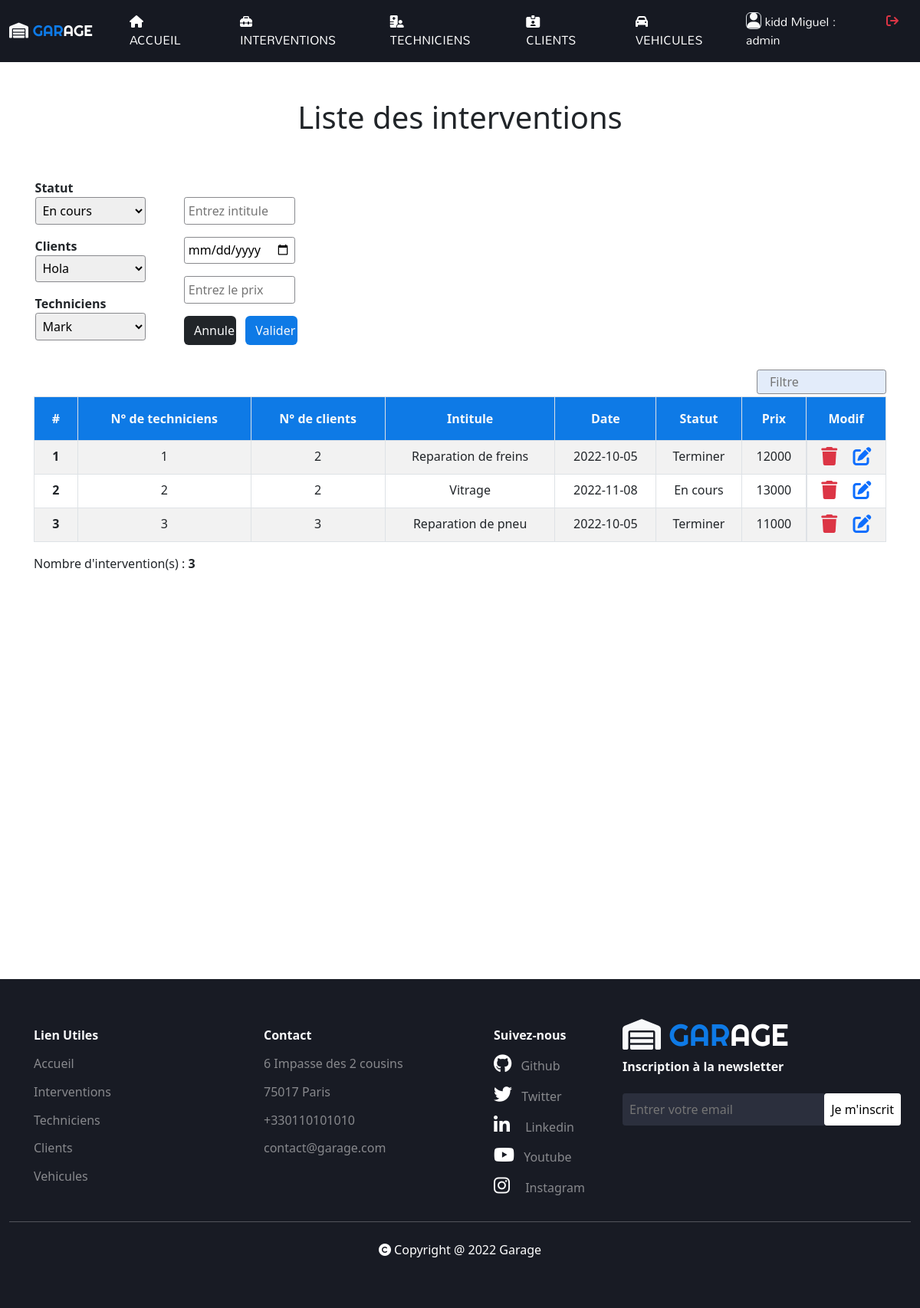
The app's page /index.php?page=Intervention (signed in) with its own data.
### tables this page shows
create table intervention(
    intervention_id int(3) not null auto_increment,
    intitule varchar (50),
    statut varchar (50),
    prix float,
    dateinter date,
    technicien_id int(3) not null,
    client_id int(3) not null,
    primary key (intervention_id),
    foreign key (technicien_id ) references technicien (technicien_id),
    foreign key (client_id) references client (client_id)
);

### controler/config_database.php (called while the page is built)
<?php
$server = "localhost";
$database = "garage";
$user = "root";
$password = "";

### src/model.class.php (called while the page is built, shortened)
<?php
class Modele
{
    private $unPDO;
    public function __construct($server, $database, $user, $password)
    {
        $this->unPDO = null;
        try {
            $url = "mysql:host=" . $server . ";dbname=" . $database;
            $this->unPDO = new PDO($url, $user, $password);
        } catch (PDOException $exp) {
            echo "<br>Erreur de connexion à la base de données";
            echo $exp->getMessage;
        }
    }
    public function selectAllInterventions()
    {
        if ($this->unPDO != null) {
            $request = "select * from intervention";
            $select = $this->unPDO->prepare($request);
            $select->execute();
            $interventions = $select->fetchAll();
            return $interventions;
        } else {
            return null;
        }
    }
     public function countTable($table)
     {
         if ($this->unPDO != null) {
             $request = "select count(*) as nb from ".$table;
             $select = $this->unPDO->prepare($request);
             $select->execute();
             $unUser= $select ->fetch();
             return $unUser;
         }else{
            return null;
         }
     }
}

### controler/controleur.class.php (called while the page is built, shortened)
<?php
require_once("src/model.class.php");
class Controleur
{
    private $unModele;
    public function __construct($server, $database, $user, $password)
    {
        $this->unModele = new modele($server, $database, $user, $password);
    }
    public function selectAllInterventions()
    {
        $interventions = $this->unModele->selectAllInterventions();
        return $interventions;
    }
    public function countTable
    ($table){
        return $this->unModele->countTable($table);
    }
}

### templates/vue_interventions.php (the view, shortened to what this page needs)
    <?php
    if (!isset($_SESSION['email'])) {
        echo '
        <section class="intervention_temp">
        <div class="container marketing">
        <hr class="featurette-divider">
        <div class="row featurette">
          <div class="col-md-7">
            <h2 class="featurette-heading fw-normal lh-1">Suivez vos interventions<span class="text-muted"></span></h2>
            <p class="lead">L\'entretien de votre voiture n\'a jamais été aussi simple avec idGarages ! Retrouvez l\'ensemble des interventions disponibles sur notre site avec des remises pouvant atteindre jusqu\'à -40% pour un budget auto maîtrisé.<br>Nos experts s\'occupentde vos voitures, disponible 12h sur 24 .</p>
            <div class="row ">
                <div class="col-3">
                <img src="https://images.unsplash.com/photo-1562259929-b4e1fd3aef09?ixlib=rb-4.0.3&ixid=MnwxMjA3fDB8MHxzZWFyY2h8NHx8cmVwYWlyfGVufDB8fDB8fA%3D%3D&auto=format&fit=crop&w=500&q=60" alt="" class="rounded-1 bd-placeholder-img bd-placeholder-img-lg  img-fluid mx-auto" width="100%">
                </div>
                <div class="col-3">
                <img src="https://plus.unsplash.com/premium_photo-1661270407355-c1b03676028c?ixlib=rb-4.0.3&ixid=MnwxMjA3fDB8MHxzZWFyY2h8MTl8fHJlcGFpcnxlbnwwfHwwfHw%3D&auto=format&fit=crop&w=500&q=60" class="rounded-1 bd-placeholder-img bd-placeholder-img-lg  img-fluid mx-auto" alt="" width="100%">
                </div>
                <div class="col-3">
                <img src="https://images.unsplash.com/photo-1602267774924-38124c047174?ixlib=rb-4.0.3&ixid=MnwxMjA3fDB8MHxzZWFyY2h8Mjh8fHJlcGFpcnxlbnwwfHwwfHw%3D&auto=format&fit=crop&w=500&q=60" class="rounded-1 bd-placeholder-img bd-placeholder-img-lg  img-fluid mx-auto" alt="" width="100%">
                </div>
            </div>
            <div class="pt-5">
                <button class="text-white"><a href="index.php?page=Connexion" class="text-decoration-none text-white">Découvrez</a></button>
            </div>
            </div>
          <div class="col-md-5">
        <img src="https://images.unsplash.com/photo-1615906655593-ad0386982a0f?ixlib=rb-4.0.3&ixid=MnwxMjA3fDB8MHxzZWFyY2h8MTB8fGdhcmFnZXxlbnwwfHwwfHw%3D&auto=format&fit=crop&w=500&q=60" alt="" class="rounded-1 bd-placeholder-img bd-placeholder-img-lg  img-fluid mx-auto"  width="80%" height="80%">
          </div>
        </div>
        <hr class="featurette-divider">
        </div>
        </section>
        <section class=" text-center container">
        <div class="row py-lg-5">
          <div class="col-lg-6 col-md-8 mx-auto">
            <h1 class="fw-light">Découvrez nos interventions</h1>
            <p class="lead text-muted">lore ipssu  tekghiu teeaoih uiayzte lhlaze oazyeoiuazhgeuioza eazoiueyhoiu oazyeoihgair oazeryhoiazr </p>
          </div>
        </div>
      </section>
        <div class="album py-5 bg-light">
        <div class="container">
          <div class="row row-cols-1 row-cols-sm-2 row-cols-md-3 g-3">
            <div class="col" style="width: 20%;">
              <div class="card shadow-sm">
                <img src="Images/revision.jpg" alt="" width="100%" height="100%" >
                <div class="card-body">
                <h5 class="card-text text-center">Révision</h5>
                  <p class="card-text ">La révision de votre voiture est une étape importante et essentielle à son fonctionnement.</p>
                  <div class="d-flex justify-content-between align-items-center">
                    <div class="btn-group">
                      <button type="button" class="btn btn-sm btn-outline-primary">Je prend RDV</button>
                    </div>
                    <small class="text-primary"><strong >89.99 €</strong></small>
                  </div>
                </div>
              </div>
            </div>
            <div class="col" style="width: 20%;">
              <div class="card shadow-sm">
              <img src="Images/rev.jpeg" alt="" width="100%" height="100%" >
                <div class="card-body">
                <h5 class="card-text text-center">Entretien & Vidange</h5>
                  <p class="card-text ">La révision de votre voiture est une étape importante et essentielle à son fonctionnement.</p>
                  <div class="d-flex justify-content-between align-items-center">
                    <div class="btn-group">
                      <button type="button" class="btn btn-sm btn-outline-primary">Je prend RDV</button>
                    </div>
                    <small class="text-primary"><strong >79.99 €</strong></small>
                  </div>
                </div>
              </div>
            </div>
            <div class="col" style="width: 20%;">
              <div class="card shadow-sm">
              <img src="Images/Pneumatiques.jpeg" alt="" width="100%" height="100%" >
                <div class="card-body">
                <h5 class="card-text text-center">Pneumatiques</h5>
                  <p class="card-text ">La révision de votre voiture est une étape importante et essentielle à son fonctionnement.</p>
                  <div class="d-flex justify-content-between align-items-center">
                    <div class="btn-group">
                      <button type="button" class="btn btn-sm btn-outline-primary">Je prend RDV</button>
                    </div>
                    <small class="text-primary"><strong >56.99 €</strong></small>
                  </div>
                </div>
              </div>
            </div>
            <div class="col" style="width: 20%;">
            <div class="card shadow-sm">
            <img src="Images/Courroie.jpg" alt="" width="100%" height="100%" >
              <div class="card-body">
              <h5 class="card-text text-center">Courroie & distribution</h5>
                <p class="card-text ">Les pneumatiques sont le lien direct entre votre voiture et le sol. Leur état influence en grande partie la tenue de ... </p>
                <div class="d-flex justify-content-between align-items-center">
                  <div class="btn-group">
                    <button type="button" class="btn btn-sm btn-outline-primary">Je prend RDV</button>
                  </div>
                  <small class="text-primary"><strong >40.00 €</strong></small>
                </div>
              </div>
            </div>
          </div>
          <div class="col" style="width: 20%;">
          <div class="card shadow-sm">
          <img src="Images/Plaquettes.jpg" alt="" width="100%" height="100%" >
            <div class="card-body">
            <h5 class="card-text text-center">Plaquettes de frein</h5>
              <p class="card-text ">Plaquette de frein, disque de frein, liquide de frein, étrier : l\'ensemble des pièces mécaniques.</p>
              <div class="d-flex justify-content-between align-items-center">
                <div class="btn-group">
                  <button type="button" class="btn btn-sm btn-outline-primary">Je prend RDV</button>
                </div>
                <small class="text-primary"><strong >45.99 €</strong></small>
              </div>
            </div>
          </div>
        </div>
        </div>
';
    } else {
        echo '
        <section class="section_table"> ';
       echo  '
        <div class="container-fluid ">
    <table class="table  me-5 table-striped table-bordered ">';
    echo '
        <thead>
            <tr class="text-center text-light tr_top">
                <th scope="col">#</th>
                <th scope="col">N° de techniciens</th>
                <th scope="col">N° de clients</th>
                <th scope="col">Intitule</th>
                <th scope="col">Date</th>
                <th scope="col">Statut</th>
                <th scope="col">Prix</th>      ';
        if (isset($_SESSION["role"]) && $_SESSION["role"] == "admin") {
            echo '     <th scope="col">Modif</th>';
        }
        echo '
                </tr>
            </thead>
            <tbody>';
        foreach ($interventions as $intervention) {
            echo "<tr class='text-center'>";
            echo "<th>" . $intervention['intervention_id'] . "</th>";
            echo "<td>" . $intervention['technicien_id'] . "</td>";
            echo "<td>" . $intervention['client_id'] . "</td>";
            echo "<td>" . $intervention['intitule'] . "</td>";
            echo "<td>" . $intervention['dateinter'] . "</td>";
            echo "<td>" . $intervention['statut'] . "</td>";
            echo "<td>" . $intervention['prix'] . "</td>";
            if (isset($_SESSION["role"]) && $_SESSION["role"] == "admin") {
                echo "<td class='d-flex'>
                <a class='  flex-fill ' href='index.php?page=Intervention&action=suppression&intervention_id=" . $intervention['intervention_id'] . "'><i class='fa-solid fa-trash fs-4 text-danger'></i></a>
                <a class='flex-fill' href='index.php?page=Intervention&action=edition&intervention_id=" . $intervention['intervention_id'] . "'><i class='fa-solid fa-pen-to-square fs-4 text-primary'></i></a>
                </td>";
                echo "</tr>";
            }
        }
        echo "
            </tbody>
        </table>
        <p>Nombre d'intervention(s) : <strong>".$unControleur->countTable("intervention")["nb"]."</strong></p>
";
    }
    ?>
    </div>
</section>

### records on screen
intervention: intervention_id "1", technicien "1", client "2", intitule "Reparation de freins", dateinter "2022-10-05", statut "Terminer", prix "12000"
intervention: intervention_id "2", technicien "2", client "2", intitule "Vitrage", dateinter "2022-11-08", statut "En cours", prix "13000"
intervention: intervention_id "3", technicien "3", client "3", intitule "Reparation de pneu", dateinter "2022-10-05", statut "Terminer", prix "11000"

### other values on screen
$_SESSION['nom'] "kidd"
$_SESSION['prenom'] "Miguel"
$_SESSION['role'] "admin"
$unControleur->countTable("intervention")["nb"] "3"
form field client_id "Hola"
form field technicien_id "Mark"
